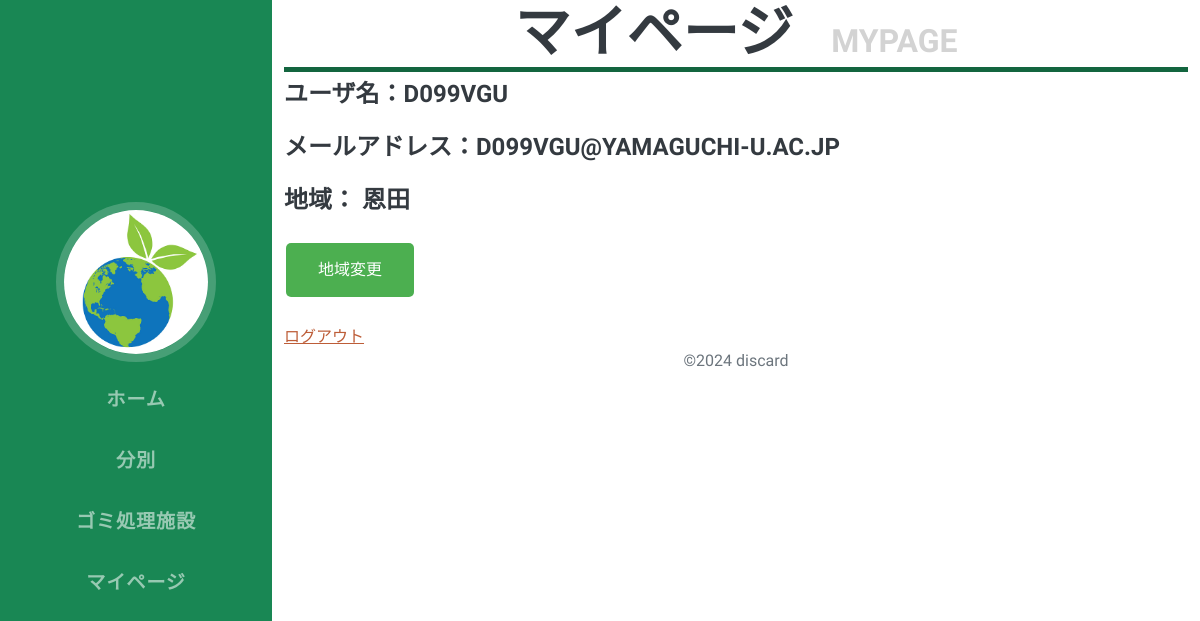
The app's page /mypage/5 with its own data.
### accounts/models.py (models this page shows, shortened)
class CustomUser(AbstractUser):
    objects = CustomUserManager()
    area = models.CharField(max_length=100, blank=True, null=True)

### ecoco_app/views.py (the view, shortened to what this page needs)
# urls.py: path('mypage/<int:pk>', MypageView.as_view(), name='mypage'),
class MypageView(TemplateView):
  template_name = "mypage.html"
  def get(self, request, pk):
        user = get_object_or_404(User, pk=pk)
        context = {'user': user}
        return render(request, self.template_name, context)

### ecoco_app/templates/mypage.html (shortened to what this page needs)
{% extends "base.html" %}
{% load static %}
{% block main %}
<div class="container">
    <h2 class="line text-center">
        マイページ
        <span class="subtitle">&nbsp;&nbsp;&nbsp;Mypage</span>
    </h2>
    <h4 class="mb-4">ユーザ名：{{ user.username }}</h4>
    <h4 class="mb-4">メールアドレス：{{ user.email }}</h4>
    <h4 class="mb-4">地域： <span id="selectedArea">{{ user.area }}</span></h4>
    <button onclick="toggleDropdown()">地域変更</button>
    <br></br>
    <a href="/account/logout/">ログアウト</a>
</div>
{% endblock %}

### records on screen
CustomUser: username "D099VGU", email "D099VGU@YAMAGUCHI-U.AC.JP", area "恩田"
